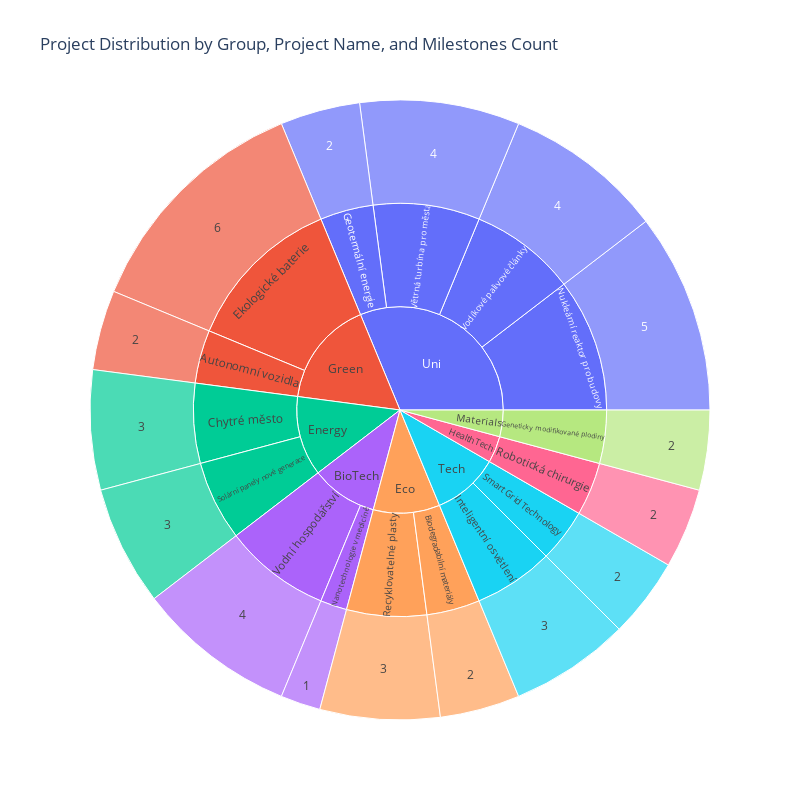
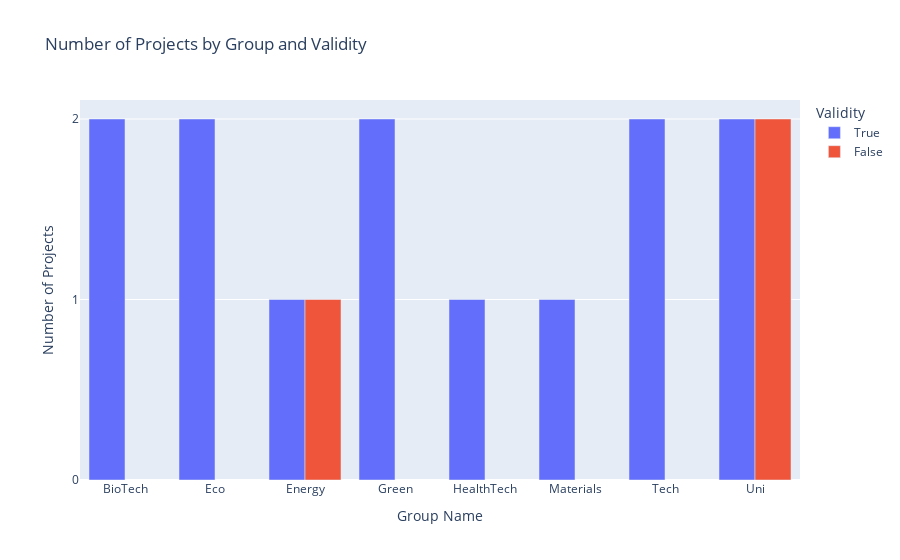

Notebook cell for these charts, in order:
### Markdown cell above
<b>Vytvoření grafů</b>

### Code cell
with open("resultFake.json", "r") as file: #pro reálné data nahradit resultNotebook.json
    data = json.load(file)

df = pd.DataFrame(data)

fig_sunburst = px.sunburst(
    df,
    path=['groupName', 'projectName', 'milestonesCount'],
    values='milestonesCount', 
    title='Project Distribution by Group, Project Name, and Milestones Count'
)

fig_sunburst.update_layout(
    width=800,  
    height=800 
)

df_bar = df.groupby(['groupName', 'validity']).size().reset_index(name='counts')

fig_bar = px.bar(
    df_bar,
    x='groupName',
    y='counts',
    color='validity',
    barmode='group',
    title='Number of Projects by Group and Validity',
    labels={'groupName': 'Group Name', 'validity': 'Validity', 'counts': 'Number of Projects'}
)

fig_bar.update_layout(
    yaxis=dict(
        tickmode='linear',
        dtick=1
    )
)

fig_sunburst.show()
fig_bar.show()

### Figure 1 — Plotly figure (JSON) as saved in the notebook; plotly's stock layout.template omitted (floating-point values rounded to 4 significant figures)
{"data": [{"branchvalues": "total", "domain": {"x": [0, 1], "y": [0, 1]}, "hovertemplate": "labels=%{label}<br>milestonesCount=%{value}<br>parent=%{parent}<br>id=%{id}<extra></extra>", "ids": ["BioTech/Nanotechnologie v medicíně/1", "Green/Autonomní vozidla/2", "Eco/Biodegradabilní materiály/2", "Materials/Geneticky modifikované plodiny/2", "Uni/Geotermální energie/2", "HealthTech/Robotická chirurgie/2", "Tech/Smart Grid Technology/2", "Energy/Chytré město/3", "Tech/Inteligentní osvětlení/3", "Eco/Recyklovatelné plasty/3", "Energy/Solární panely nové generace/3", "BioTech/Vodní hospodářství/4", "Uni/Vodíkové palivové články/4", "Uni/Větrná turbína pro města/4", "Uni/Nukleární reaktor pro budovy/5", "Green/Ekologické baterie/6", "Green/Autonomní vozidla", "Eco/Biodegradabilní materiály", "Energy/Chytré město", "Green/Ekologické baterie", "Materials/Geneticky modifikované plodiny", "Uni/Geotermální energie", "Tech/Inteligentní osvětlení", "BioTech/Nanotechnologie v medicíně", "Uni/Nukleární reaktor pro budovy", "Eco/Recyklovatelné plasty", "HealthTech/Robotická chirurgie", "Tech/Smart Grid Technology", "Energy/Solární panely nové generace", "BioTech/Vodní hospodářství", "Uni/Vodíkové palivové články", "Uni/Větrná turbína pro města", "BioTech", "Eco", "Energy", "Green", "HealthTech", "Materials", "Tech", "Uni"], "labels": ["1", "2", "2", "2", "2", "2", "2", "3", "3", "3", "3", "4", "4", "4", "5", "6", "Autonomní vozidla", "Biodegradabilní materiály", "Chytré město", "Ekologické baterie", "Geneticky modifikované plodiny", "Geotermální energie", "Inteligentní osvětlení", "Nanotechnologie v medicíně", "Nukleární reaktor pro budovy", "Recyklovatelné plasty", "Robotická chirurgie", "Smart Grid Technology", "Solární panely nové generace", "Vodní hospodářství", "Vodíkové palivové články", "Větrná turbína pro města", "BioTech", "Eco", "Energy", "Green", "HealthTech", "Materials", "Tech", "Uni"], "name": "", "parents": ["BioTech/Nanotechnologie v medicíně", "Green/Autonomní vozidla", "Eco/Biodegradabilní materiály", "Materials/Geneticky modifikované plodiny", "Uni/Geotermální energie", "HealthTech/Robotická chirurgie", "Tech/Smart Grid Technology", "Energy/Chytré město", "Tech/Inteligentní osvětlení", "Eco/Recyklovatelné plasty", "Energy/Solární panely nové generace", "BioTech/Vodní hospodářství", "Uni/Vodíkové palivové články", "Uni/Větrná turbína pro města", "Uni/Nukleární reaktor pro budovy", "Green/Ekologické baterie", "Green", "Eco", "Energy", "Green", "Materials", "Uni", "Tech", "BioTech", "Uni", "Eco", "HealthTech", "Tech", "Energy", "BioTech", "Uni", "Uni", "", "", "", "", "", "", "", ""], "type": "sunburst", "values": [1, 2, 2, 2, 2, 2, 2, 3, 3, 3, 3, 4, 4, 4, 5, 6, 2, 2, 3, 6, 2, 2, 3, 1, 5, 3, 2, 2, 3, 4, 4, 4, 5, 5, 6, 8, 2, 2, 5, 15]}], "layout": {"height": 800, "legend": {"tracegroupgap": 0}, "title": {"text": "Project Distribution by Group, Project Name, and Milestones Count"}, "width": 800}}

### Figure 2 — Plotly figure (JSON) as saved in the notebook; plotly's stock layout.template omitted (floating-point values rounded to 4 significant figures)
{"data": [{"alignmentgroup": "True", "hovertemplate": "Validity=True<br>Group Name=%{x}<br>Number of Projects=%{y}<extra></extra>", "legendgroup": "True", "marker": {"color": "#636efa", "pattern": {"shape": ""}}, "name": "True", "offsetgroup": "True", "orientation": "v", "showlegend": true, "textposition": "auto", "type": "bar", "x": ["BioTech", "Eco", "Energy", "Green", "HealthTech", "Materials", "Tech", "Uni"], "xaxis": "x", "y": [2, 2, 1, 2, 1, 1, 2, 2], "yaxis": "y"}, {"alignmentgroup": "True", "hovertemplate": "Validity=False<br>Group Name=%{x}<br>Number of Projects=%{y}<extra></extra>", "legendgroup": "False", "marker": {"color": "#EF553B", "pattern": {"shape": ""}}, "name": "False", "offsetgroup": "False", "orientation": "v", "showlegend": true, "textposition": "auto", "type": "bar", "x": ["Energy", "Uni"], "xaxis": "x", "y": [1, 2], "yaxis": "y"}], "layout": {"barmode": "group", "legend": {"title": {"text": "Validity"}, "tracegroupgap": 0}, "title": {"text": "Number of Projects by Group and Validity"}, "xaxis": {"anchor": "y", "domain": [0, 1], "title": {"text": "Group Name"}}, "yaxis": {"anchor": "x", "domain": [0, 1], "dtick": 1, "tickmode": "linear", "title": {"text": "Number of Projects"}}}}
